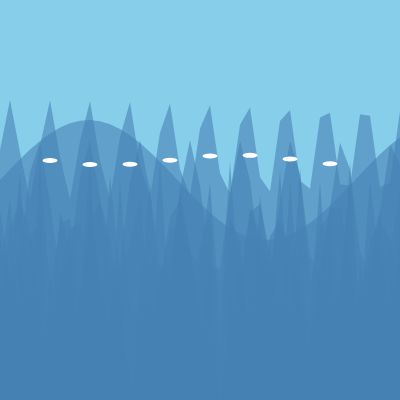
Frame 1 (no input)
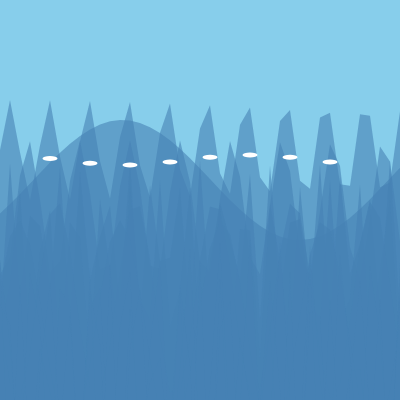
Frame 60 (no input)
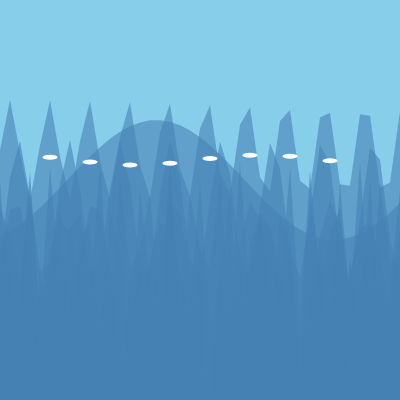
Frame 120 (the mouse pressed at the canvas centre since frame 60)

The p5.js sketch that drew these frames (run headless with seeded random() and noise() and a simulated clock; from frame 60 on, the mouse is pressed at the canvas centre):

// p5.js sketch
// ── sketch.js
let waveOffset = 0;

function setup() {
  createCanvas(400, 400);
  noStroke();
}

function draw() {
  background(135, 206, 235); 

  for (let i = 0; i < 10; i++) {
    drawWave(i * 30 + 150, 50 + i * 10, 30 - i * 3, i * 0.2);
  }
  drawSmallWaves();
  waveOffset += 0.05;
}
function drawWave(y, amplitude, frequency, speedFactor) {
  fill(70, 130, 180, 150);

  beginShape();
  for (let x = 0; x <= width; x += 10) {
    let angle = (x * frequency + waveOffset * speedFactor);
    let waveHeight = sin(angle) * amplitude;
    vertex(x, y + waveHeight);
  }
  vertex(width, height); 
  vertex(0, height);     
  endShape(CLOSE);
}

function drawSmallWaves() {
  fill(255); 
  for (let i = 0; i < 8; i++) {
    let x = 50 + i * 40;
    let y = 160 + sin(i + frameCount * 0.1) * 5;
    ellipse(x, y, 15, 5); 
  }
}
